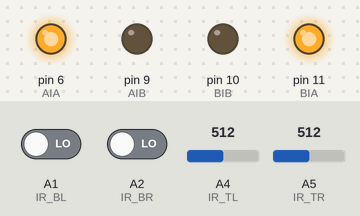
A sketch run on a simulated Arduino Uno, built with avr-gcc and run on an emulated ATmega328P. On the bench: output pins drawn as LEDs (lit = HIGH). Dashed ring = blinking. The test bench sets the inputs (shaded band); at power-on: A1 (IR_BL) LOW, A2 (IR_BR) LOW, A4 (IR_TL) = 512, A5 (IR_TR) = 512.

Above: at 1.2 s.
1.3 s: A1 (IR_BL) driven HIGH
At 1.47 s:
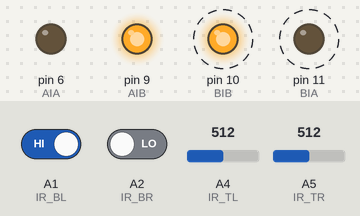
4.3 s: A2 (IR_BR) driven HIGH
At 4.7 s:
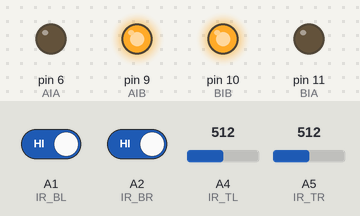
7.3 s: A1 (IR_BL) driven LOW
At 7.72 s:
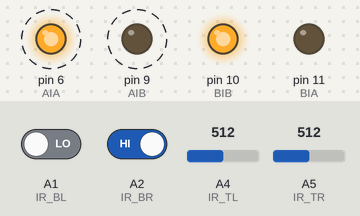
10.3 s: A2 (IR_BR) driven LOW
At 11.7 s:
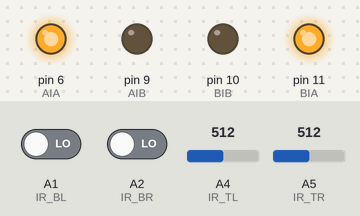
Timing chart, 0 to 12.8 s (numbered marks = the images above; inputs shaded):
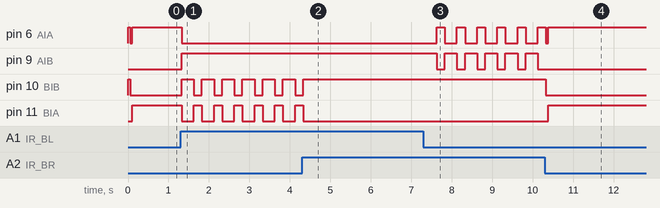

The sketch:

ZumoBOt.ino
```cpp
int value1=0;
int value2=0;
int value=0;

const int AIA = 6;
const int AIB = 9;
const int BIA = 11;
const int BIB = 10;
byte speed = 255;

// detects enemy
const int IR_TL = A4;
const int IR_TR = A5;
// detect line
const int IR_BL = A1;
const int IR_BR = A2;

int line_l=0;
int line_r=0;
int found=0;

void setup()
{
  pinMode(IR_TL, INPUT);
  pinMode(IR_TR, INPUT);
  pinMode(IR_BL, INPUT);//sense line L
  pinMode(IR_BR, INPUT);//sense line R when WHITE=1, when BLACK=0
  pinMode(AIA, OUTPUT);
  pinMode(AIB, OUTPUT);
  pinMode(BIA, OUTPUT);
  pinMode(BIB, OUTPUT);
  robotstop();
}

void robotstop()
{
    analogWrite(AIA,0);
    analogWrite(AIB,0);
    analogWrite(BIA,0);
    analogWrite(BIB,0);
}

void ir_find() //find opponent
{
  while (found==0)
  {
    analogWrite(AIA,speed);
    analogWrite(AIB,0);
    analogWrite(BIA,0);
    analogWrite(BIB,speed);
    value1=analogRead(IR_TL);
    value2=analogRead(IR_TR);
    delay(50);
   if ((value1>10)||(value2>10))
    {
    robotstop();
    delay(10);
    found=1;
    }
   line_l=digitalRead(IR_BL);
   line_r=digitalRead(IR_BR);
   if ((line_l==HIGH)||(line_r==HIGH)) //if any sensor sense white line
    {
      robotstop();
      delay(10);
      found=1;
    }
  }
}


void fight() //When found opponent
{
  value1=analogRead(IR_TL); //double check opponent
  value2=analogRead(IR_TR);
  delay(50);
  if ((value1>20)||(value2>20))
  {
        value=value1-value2;
        if (value<0)
        {
        analogWrite(AIA,speed);
        analogWrite(AIB,0);
        analogWrite(BIA,speed);
        analogWrite(BIB,0);
        }
        else
        {
        analogWrite(AIA,speed);
        analogWrite(AIB,0);
        analogWrite(BIA,speed);
        analogWrite(BIB,0);
         }
        delay(10);
        found=1;
     }
    else
    {
         found=0;
    }
}

void sense_floor_black()
{
  line_l=digitalRead(IR_BL);
  line_r=digitalRead(IR_BR);
  if ((line_l==LOW)&&(line_r==LOW))//all black
  {//ok, can find opponent / hit opponent
      if (found==0)//search
      {
        ir_find();
      }
      else//found
      {
        fight();
      }
    }
   else if ((line_l==HIGH)&&(line_r==HIGH))//ALL WHITE
   {
    analogWrite(AIA,0);
    analogWrite(AIB,speed);
    analogWrite(BIA,0);
    analogWrite(BIB,speed);
    delay(500);
    robotstop();
   }
   else if (line_l==HIGH)//L=white, turn right
   {
    analogWrite(AIA,0);
    analogWrite(AIB,speed);
    analogWrite(BIA,0);
    analogWrite(BIB,speed);
    delay(300);
    analogWrite(AIA,0);
    analogWrite(AIB,speed);
    analogWrite(BIA,speed);
    analogWrite(BIB,0);
    delay(200);
    robotstop();
   }
   else
   {
    analogWrite(AIA,0);
    analogWrite(AIB,speed);
    analogWrite(BIA,0);
    analogWrite(BIB,speed);
    delay(300);
    analogWrite(AIA,speed);
    analogWrite(AIB,0);
    analogWrite(BIA,0);
    analogWrite(BIB,speed);
    delay(200);
    robotstop();
   }
}

void loop()
{
sense_floor_black();
}

void backward()
{
 analogWrite(AIA, 0);
 analogWrite(AIB, speed);
 analogWrite(BIA, 0);
 analogWrite(BIB, speed);
}
void forward()
{
 analogWrite(AIA, speed);
 analogWrite(AIB, 0);
 analogWrite(BIA, speed);
 analogWrite(BIB, 0);
}
```

Measured:
- after the input at 1.3 s, pin 6 (AIA): HIGH → LOW at once; pin 9 (AIB): LOW → HIGH at once; pin 10 (BIB): alternates HIGH for 0.30 s and LOW for 0.20 s, starting at once; pin 11 (BIA): alternates HIGH for 0.20 s and LOW for 0.30 s, starting at once
- after the input at 4.3 s, pin 10 (BIB): goes on until 4.3 s, then stays HIGH; pin 11 (BIA): goes on until 4.3 s, then stays LOW
- after the input at 7.3 s, pin 6 (AIA): alternates HIGH for 0.20 s and LOW for 0.30 s, starting after 0.33 s; pin 9 (AIB): alternates HIGH for 0.30 s and LOW for 0.20 s, starting after 0.33 s
- after the input at 10.3 s, pin 9 (AIB): stops changing and stays LOW; pin 10 (BIB): HIGH → LOW at once; pin 11 (BIA): LOW → HIGH after 0.08 s
